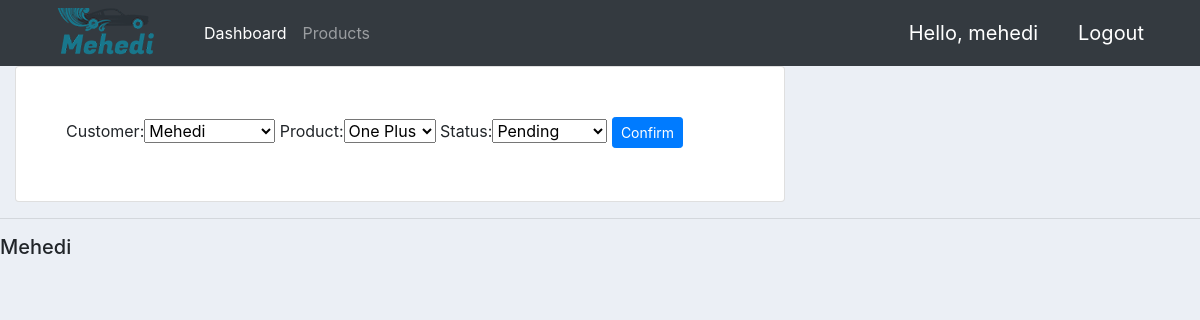
The page /update_order/1/ (signed in) on the database its author committed.
### base/models.py (models this page shows, shortened)
class Order(models.Model):
    STATUS =(
    ('Pending', 'Pending'),
    ('Out of stock','Out of stock'),
    ('Delivered','Delivered')
    )
    customer = models.ForeignKey(Customer,null=True,on_delete = models.SET_NULL)
    product = models.ForeignKey(Product,null=True,on_delete = models.SET_NULL)
    status = models.CharField(max_length=200, null=True,choices=STATUS)
    date_created = models.DateTimeField(auto_now_add=True, null=True)

### base/decorators.py (the view)
		def wrapper_func(request, *args, **kwargs):
			group = None
			if request.user.groups.exists():
				group = request.user.groups.all()[0].name
			if group in allowed_roles:
				return view_func(request, *args, **kwargs)
			else:
				return HttpResponse('You are not authorized to view this page')

### base/forms.py
class OrderForm(ModelForm):
    class Meta:
        model = Order
        fields = '__all__'

### base/models.py (called while the page is built)
    def __str__(self):
        return str(self.name) if self.name else ''

    def __str__(self):
        return self.name

### base/views.py (called while the page is built)
@login_required(login_url='login')
@allowed_users(allowed_roles=['admin'])
def updateOrder(request, pk):
    order = Order.objects.get(id = pk)
    form = OrderForm(instance=order)
    if request.method  == 'POST':
        form = OrderForm(request.POST,instance=order)
        if form.is_valid():
            form.save()
            return redirect('/')
    context={'form':form}
    return render(request,'order_form.html',context)

### base/templates/order_form.html (shortened to what this page needs)
{% extends 'main.html' %}
{% load static %}
{% block content %}
<div class="row">
  <div class="col-md-8">
    <div class="card card-body">
      <form style="padding:30px" class="" action="" method="post">
        {{form}}
        <input class="btn btn-sm btn-primary" type="submit" name="submit" value="Confirm">
      </form>
    </div>
  </div>
</div>
{% endblock %}

### base/templates/navbar.html (shortened to what this page needs)
{% load static %}
<nav class="navbar navbar-expand-lg navbar-dark bg-dark">
  <img src="{% static 'images/logo.png'%}" alt="">
  <div class="collapse navbar-collapse" id="navbarNav">
    <ul class="navbar-nav">
      {% if request.user.is_staff %}
      <li class="nav-item active">
        <a class="nav-link" href="{% url 'index' %}">Dashboard</a>
      </li>
      <li class="nav-item">
        <a class="nav-link" href="{% url 'products' %}">Products</a>
      </li>
      {% else %}
      <li class="nav-item">
        <a  class="nav-link" href="{% url 'profile' %}"><h3>Setting</h3></a>
      </li>
      {% endif %}
    </ul>
  </div>
  <span class="msg">  Hello,  {{request.user}}</span>
  <span><a class="msg" href="{% url 'logout' %}">Logout</a></span>
</nav>

### static/css/main.css (style rules this page uses)
body { background-color: #ebeff5; }

### base/templates/navbar.html (style rules this page uses)
.msg { font-size:20px; color:white; margin-right:40px; }

### rows shown on the page
Order: customer "Mehedi", product "One Plus", status "Pending"

### other values the page prints
{{ request.user }} "mehedi"
